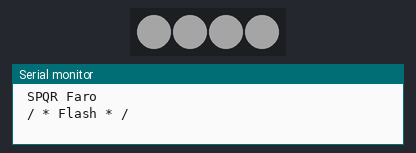
Simulated run of this sketch. Board: Arduino Uno, built with avr-gcc and run on an emulated ATmega328P. Parts: 4 RGB LEDs in strip order, left to right, the last lines printed to the serial monitor. Dim RGB values are drawn brighter than linear.

Above: at 0.2 s.
At 6.6 s:
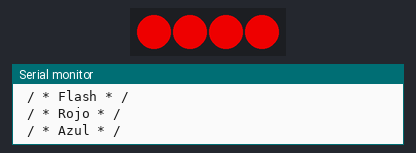
At 8.0 s:
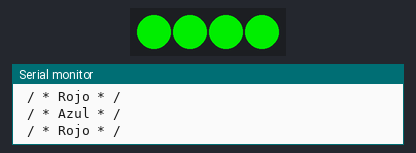
At 10.8 s:
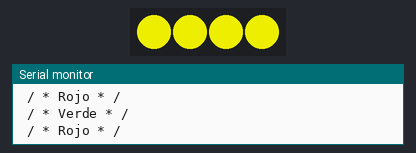
At 12.2 s:
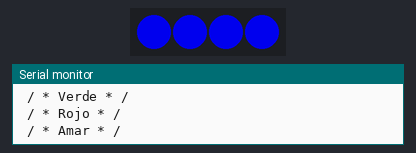
At 17.1 s:
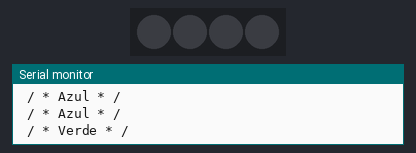
Timing chart, 0 to 20.2 s (numbered marks = the images above):
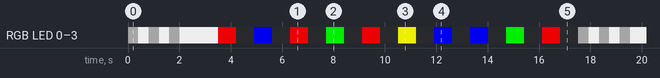

Measured:
- by itself, RGB LED 0–3: off → RGB(39, 39, 39) at 0.00 s, → RGB(200, 200, 200) 0.40 s later, → RGB(39, 39, 39) 0.40 s later, → RGB(200, 200, 200) 0.40 s later, … (61 changes in this stretch)
- by itself, everything shown: repeats every 17.5 s, in 26 steps

The sketch:

Faro.ino
```cpp
#include <Adafruit_NeoPixel.h>

int faroLedPin = 10;
int LedsFaro = 4;
int corto = 400;
int largo = 700;
int mucho = 1100;

Adafruit_NeoPixel Faro = Adafruit_NeoPixel(LedsFaro, faroLedPin, NEO_GRB + NEO_KHZ800);


void iniled() {
  Faro.begin();
  Faro.setBrightness(200);
  Faro.show();
  Faro.clear();
}

void Apagado(){
delay(largo);
Faro.clear();
Faro.show();
delay(largo);
}

void Purpura() {
for (int i = 0; i <= LedsFaro ; i++) {
    Faro.setPixelColor(i, 255, 0, 255);
    Faro.show();
}
    Apagado();

    Serial.println(" / * Rojo * / ");
}

void Rojo() {
for (int i = 0; i <= LedsFaro ; i++) {
    Faro.setPixelColor(i, 255, 0, 0);
    Faro.show();
}
    Apagado();

    Serial.println(" / * Rojo * / ");
}

void Verde() {
for (int i = 0; i <= LedsFaro ; i++) {
    Faro.setPixelColor(i, 0, 255, 0);
    Faro.show();
}
    Apagado();

    Serial.println(" / * Verde * / ");
}

void Azul() {
for (int i = 0; i <= LedsFaro ; i++) {
    Faro.setPixelColor(i, 0, 0, 255);
    Faro.show();
}
    Apagado();

    Serial.println(" / * Azul * / ");
}

void Amarillo() {
for (int i = 0; i <= LedsFaro ; i++) {
    Faro.setPixelColor(i, 255, 255, 0);
    Faro.show();
}
    Apagado();

    Serial.println(" / * Amar * / ");
}

void LuzFuerte() {
for (int i = 0; i <= LedsFaro ; i++) {
    Faro.setPixelColor(i, 255, 255, 255);
    Faro.show();
}
    Serial.println(" / * Flash * / ");
}
void LuzFlojo() {
for (int i = 0; i <= LedsFaro ; i++) {
    Faro.setPixelColor(i, 50, 50, 50);
    Faro.show();
}
    Serial.println(" / * Flash * / ");
}

void Fogonazo() {
LuzFlojo(); delay(corto);
LuzFuerte(); delay(corto);
LuzFlojo(); delay(corto);
LuzFuerte(); delay(corto);
LuzFlojo(); delay(corto);
LuzFuerte(); delay(corto);
delay(mucho);
}

void Llamada() {
 Fogonazo();
     Rojo();
    Azul();
     Rojo();
   Verde();
     Rojo();
  Amarillo();
    Azul();
    Azul();
   Verde();
     Rojo();

}

void Victoria() {

  LuzFlojo();
  Purpura();
  LuzFuerte();

}

void setup()
{
  Serial.begin(9600);
  Serial.println(" SPQR Faro ");
  iniled();
}

void loop()
{
  Llamada();

}
```
